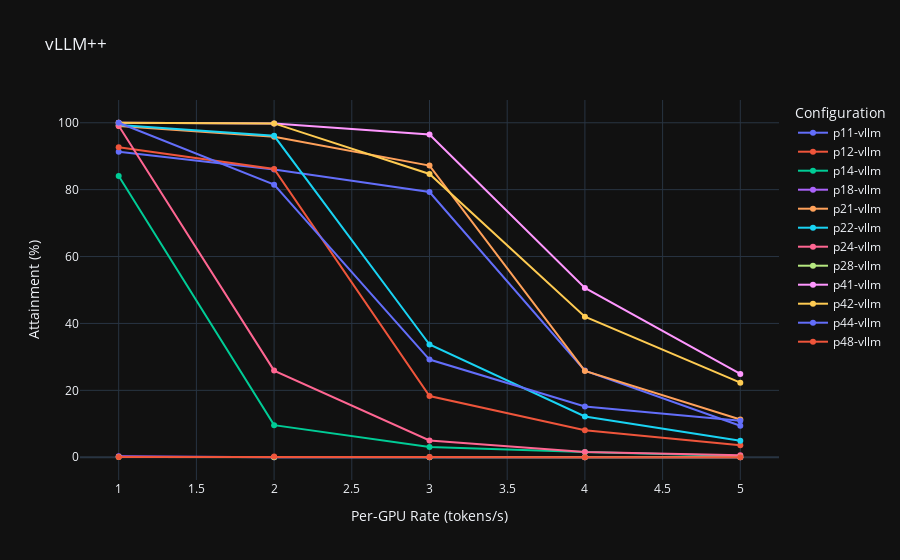

Source (notebook cell):
### Code cell
# Plot the `figure_11_vllm_high`for some configurations
# tp_prefill = 1, pp_prefill = 1
# x-axis: rate
# y-axis: attainment
# find all combination of tp_prefill, pp_prefill
import plotly.graph_objects as go

fig = go.Figure()
configs = figure_11_vllm_high[['tp_prefill', 'pp_prefill']].drop_duplicates()
df = figure_11_vllm_high

for tp_prefill, pp_prefill in configs.values:
    config_df = df[
        (df['tp_prefill'] == tp_prefill) & (df['pp_prefill'] == pp_prefill)
        ]
    # plot this inside a plotly plot
    fig.add_trace(go.Scatter(
        x=config_df['per_gpu_rate'], y=config_df['attainment'],
        mode='lines+markers', name=f"p{tp_prefill}{pp_prefill}-vllm"
    ))

# fig add title
fig.update_layout(
    title="vLLM++",
    xaxis_title="Per-GPU Rate (tokens/s)",
    yaxis_title="Attainment (%)",
    legend_title="Configuration"
)
fig.show()
# Export to html
fig.write_html("visual/figure_11_vllm_high.html")

### Figure 1 — Plotly figure (JSON) as saved in the notebook; plotly's stock layout.template omitted (floating-point values rounded to 4 significant figures)
{"data": [{"mode": "lines+markers", "name": "p11-vllm", "x": [1.0, 2.0, 3.0, 4.0, 5.0], "y": [91.3, 86.0, 79.3, 25.9, 9.4], "type": "scatter"}, {"mode": "lines+markers", "name": "p12-vllm", "x": [1.0, 2.0, 3.0, 4.0, 5.0], "y": [92.7, 86.2, 18.3, 8.1, 3.6], "type": "scatter"}, {"mode": "lines+markers", "name": "p14-vllm", "x": [1.0, 2.0, 3.0, 4.0, 5.0], "y": [84.1, 9.6, 3.1, 1.6, 0.4], "type": "scatter"}, {"mode": "lines+markers", "name": "p18-vllm", "x": [1.0, 2.0, 3.0, 4.0, 5.0], "y": [0.3, 0.0, 0.0, 0.0, 0.0], "type": "scatter"}, {"mode": "lines+markers", "name": "p21-vllm", "x": [1.0, 2.0, 3.0, 4.0, 5.0], "y": [99.0, 95.8, 87.2, 25.8, 11.3], "type": "scatter"}, {"mode": "lines+markers", "name": "p22-vllm", "x": [1.0, 2.0, 3.0, 4.0, 5.0], "y": [99.3, 96.1, 33.7, 12.2, 4.9], "type": "scatter"}, {"mode": "lines+markers", "name": "p24-vllm", "x": [1.0, 2.0, 3.0, 4.0, 5.0], "y": [99.1, 25.9, 5.0, 1.6, 0.6], "type": "scatter"}, {"mode": "lines+markers", "name": "p28-vllm", "x": [1.0, 2.0, 3.0, 4.0, 5.0], "y": [0.1, 0.0, 0.0, 0.0, 0.0], "type": "scatter"}, {"mode": "lines+markers", "name": "p41-vllm", "x": [1.0, 2.0, 3.0, 4.0, 5.0], "y": [100.0, 99.8, 96.5, 50.6, 24.9], "type": "scatter"}, {"mode": "lines+markers", "name": "p42-vllm", "x": [1.0, 2.0, 3.0, 4.0, 5.0], "y": [100.0, 99.8, 84.7, 42.0, 22.3], "type": "scatter"}, {"mode": "lines+markers", "name": "p44-vllm", "x": [1.0, 2.0, 3.0, 4.0, 5.0], "y": [100.0, 81.5, 29.2, 15.2, 10.9], "type": "scatter"}, {"mode": "lines+markers", "name": "p48-vllm", "x": [1.0, 2.0, 3.0, 4.0, 5.0], "y": [0.1, 0.2, 0.1, 0.0, 0.0], "type": "scatter"}], "layout": {"title": {"text": "vLLM++"}, "xaxis": {"title": {"text": "Per-GPU Rate (tokens/s)"}}, "yaxis": {"title": {"text": "Attainment (%)"}}, "legend": {"title": {"text": "Configuration"}}}}
